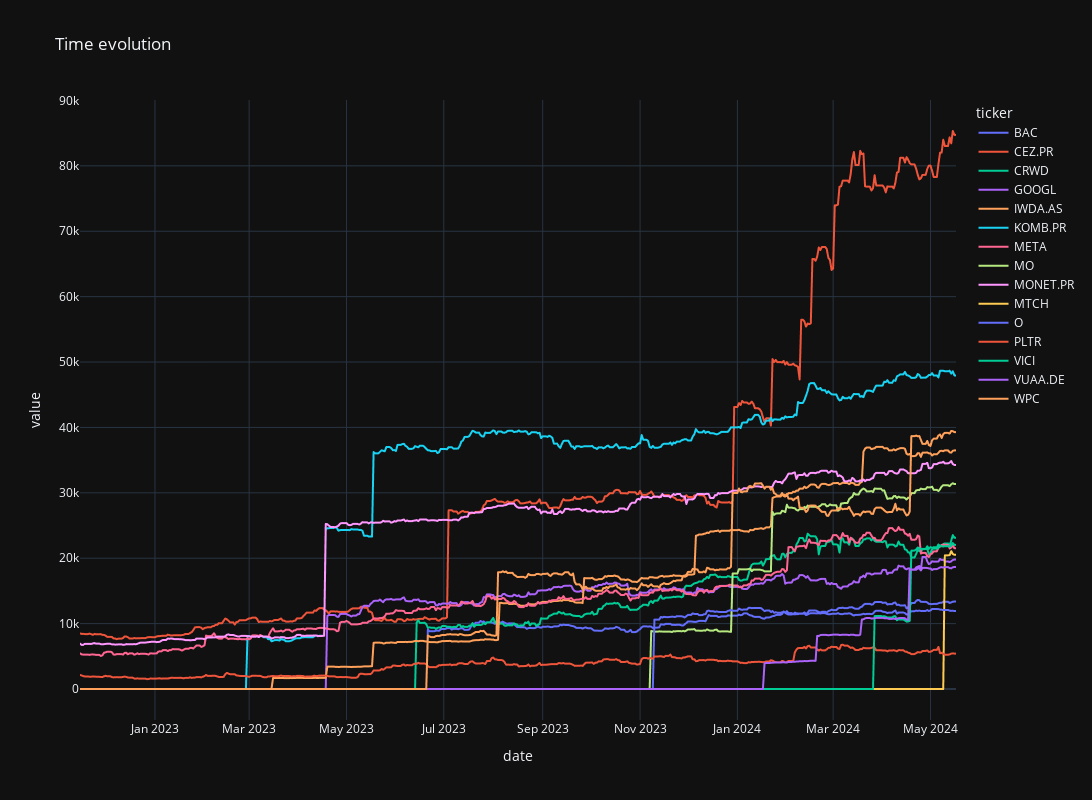

Notebook cell for this chart:
### Code cell
fig = px.line(
    time_evol,
    x="date",
    y="value",
    color="ticker",
    title="Time evolution",
    template="plotly_dark",
    width=1200,
    height=800,
)

# showing the plot
fig.show()

### Figure 1 — Plotly figure (JSON) as saved in the notebook; plotly's stock layout.template omitted (floating-point values rounded to 4 significant figures; data arrays with more than 128 entries replaced by an {"elided": "..."} marker saying what was removed)
{"data": [{"hovertemplate": "ticker=BAC<br>date=%{x}<br>value=%{y}<extra></extra>", "legendgroup": "BAC", "line": {"color": "#636efa", "dash": "solid"}, "marker": {"symbol": "circle"}, "mode": "lines", "name": "BAC", "showlegend": true, "type": "scattergl", "x": {"elided": "550 str values"}, "xaxis": "x", "y": {"elided": "550 float values"}, "yaxis": "y"}, {"hovertemplate": "ticker=CEZ.PR<br>date=%{x}<br>value=%{y}<extra></extra>", "legendgroup": "CEZ.PR", "line": {"color": "#EF553B", "dash": "solid"}, "marker": {"symbol": "circle"}, "mode": "lines", "name": "CEZ.PR", "showlegend": true, "type": "scattergl", "x": {"elided": "550 str values"}, "xaxis": "x", "y": {"elided": "550 float values"}, "yaxis": "y"}, {"hovertemplate": "ticker=CRWD<br>date=%{x}<br>value=%{y}<extra></extra>", "legendgroup": "CRWD", "line": {"color": "#00cc96", "dash": "solid"}, "marker": {"symbol": "circle"}, "mode": "lines", "name": "CRWD", "showlegend": true, "type": "scattergl", "x": {"elided": "550 str values"}, "xaxis": "x", "y": {"elided": "550 float values"}, "yaxis": "y"}, {"hovertemplate": "ticker=GOOGL<br>date=%{x}<br>value=%{y}<extra></extra>", "legendgroup": "GOOGL", "line": {"color": "#ab63fa", "dash": "solid"}, "marker": {"symbol": "circle"}, "mode": "lines", "name": "GOOGL", "showlegend": true, "type": "scattergl", "x": {"elided": "550 str values"}, "xaxis": "x", "y": {"elided": "550 float values"}, "yaxis": "y"}, {"hovertemplate": "ticker=IWDA.AS<br>date=%{x}<br>value=%{y}<extra></extra>", "legendgroup": "IWDA.AS", "line": {"color": "#FFA15A", "dash": "solid"}, "marker": {"symbol": "circle"}, "mode": "lines", "name": "IWDA.AS", "showlegend": true, "type": "scattergl", "x": {"elided": "550 str values"}, "xaxis": "x", "y": {"elided": "550 float values"}, "yaxis": "y"}, {"hovertemplate": "ticker=KOMB.PR<br>date=%{x}<br>value=%{y}<extra></extra>", "legendgroup": "KOMB.PR", "line": {"color": "#19d3f3", "dash": "solid"}, "marker": {"symbol": "circle"}, "mode": "lines", "name": "KOMB.PR", "showlegend": true, "type": "scattergl", "x": {"elided": "550 str values"}, "xaxis": "x", "y": {"elided": "550 float values"}, "yaxis": "y"}, {"hovertemplate": "ticker=META<br>date=%{x}<br>value=%{y}<extra></extra>", "legendgroup": "META", "line": {"color": "#FF6692", "dash": "solid"}, "marker": {"symbol": "circle"}, "mode": "lines", "name": "META", "showlegend": true, "type": "scattergl", "x": {"elided": "550 str values"}, "xaxis": "x", "y": {"elided": "550 float values"}, "yaxis": "y"}, {"hovertemplate": "ticker=MO<br>date=%{x}<br>value=%{y}<extra></extra>", "legendgroup": "MO", "line": {"color": "#B6E880", "dash": "solid"}, "marker": {"symbol": "circle"}, "mode": "lines", "name": "MO", "showlegend": true, "type": "scattergl", "x": {"elided": "550 str values"}, "xaxis": "x", "y": {"elided": "550 float values"}, "yaxis": "y"}, {"hovertemplate": "ticker=MONET.PR<br>date=%{x}<br>value=%{y}<extra></extra>", "legendgroup": "MONET.PR", "line": {"color": "#FF97FF", "dash": "solid"}, "marker": {"symbol": "circle"}, "mode": "lines", "name": "MONET.PR", "showlegend": true, "type": "scattergl", "x": {"elided": "550 str values"}, "xaxis": "x", "y": {"elided": "550 float values"}, "yaxis": "y"}, {"hovertemplate": "ticker=MTCH<br>date=%{x}<br>value=%{y}<extra></extra>", "legendgroup": "MTCH", "line": {"color": "#FECB52", "dash": "solid"}, "marker": {"symbol": "circle"}, "mode": "lines", "name": "MTCH", "showlegend": true, "type": "scattergl", "x": {"elided": "550 str values"}, "xaxis": "x", "y": {"elided": "550 float values"}, "yaxis": "y"}, {"hovertemplate": "ticker=O<br>date=%{x}<br>value=%{y}<extra></extra>", "legendgroup": "O", "line": {"color": "#636efa", "dash": "solid"}, "marker": {"symbol": "circle"}, "mode": "lines", "name": "O", "showlegend": true, "type": "scattergl", "x": {"elided": "550 str values"}, "xaxis": "x", "y": {"elided": "550 float values"}, "yaxis": "y"}, {"hovertemplate": "ticker=PLTR<br>date=%{x}<br>value=%{y}<extra></extra>", "legendgroup": "PLTR", "line": {"color": "#EF553B", "dash": "solid"}, "marker": {"symbol": "circle"}, "mode": "lines", "name": "PLTR", "showlegend": true, "type": "scattergl", "x": {"elided": "550 str values"}, "xaxis": "x", "y": {"elided": "550 float values"}, "yaxis": "y"}, {"hovertemplate": "ticker=VICI<br>date=%{x}<br>value=%{y}<extra></extra>", "legendgroup": "VICI", "line": {"color": "#00cc96", "dash": "solid"}, "marker": {"symbol": "circle"}, "mode": "lines", "name": "VICI", "showlegend": true, "type": "scattergl", "x": {"elided": "550 str values"}, "xaxis": "x", "y": {"elided": "550 float values"}, "yaxis": "y"}, {"hovertemplate": "ticker=VUAA.DE<br>date=%{x}<br>value=%{y}<extra></extra>", "legendgroup": "VUAA.DE", "line": {"color": "#ab63fa", "dash": "solid"}, "marker": {"symbol": "circle"}, "mode": "lines", "name": "VUAA.DE", "showlegend": true, "type": "scattergl", "x": {"elided": "550 str values"}, "xaxis": "x", "y": {"elided": "550 float values"}, "yaxis": "y"}, {"hovertemplate": "ticker=WPC<br>date=%{x}<br>value=%{y}<extra></extra>", "legendgroup": "WPC", "line": {"color": "#FFA15A", "dash": "solid"}, "marker": {"symbol": "circle"}, "mode": "lines", "name": "WPC", "showlegend": true, "type": "scattergl", "x": {"elided": "550 str values"}, "xaxis": "x", "y": {"elided": "550 float values"}, "yaxis": "y"}], "layout": {"height": 800, "legend": {"title": {"text": "ticker"}, "tracegroupgap": 0}, "title": {"text": "Time evolution"}, "width": 1200, "xaxis": {"anchor": "y", "domain": [0, 1], "title": {"text": "date"}}, "yaxis": {"anchor": "x", "domain": [0, 1], "title": {"text": "value"}}}}
